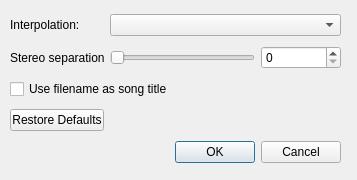
<?xml version="1.0" encoding="UTF-8"?>
<ui version="4.0">
 <class>SettingsDialog</class>
 <widget class="QDialog" name="SettingsDialog">
  <property name="geometry">
   <rect>
    <x>0</x>
    <y>0</y>
    <width>357</width>
    <height>180</height>
   </rect>
  </property>
  <property name="windowTitle">
   <string>OpenMPT Plugin Settings</string>
  </property>
  <widget class="QWidget" name="layoutWidget">
   <property name="geometry">
    <rect>
     <x>10</x>
     <y>10</y>
     <width>331</width>
     <height>161</height>
    </rect>
   </property>
   <layout class="QGridLayout" name="gridLayout">
    <item row="0" column="0">
     <widget class="QLabel" name="label">
      <property name="text">
       <string>Interpolation:</string>
      </property>
     </widget>
    </item>
    <item row="0" column="1" colspan="3">
     <widget class="QComboBox" name="interpolate_combo"/>
    </item>
    <item row="1" column="0">
     <widget class="QLabel" name="label_2">
      <property name="text">
       <string>Stereo separation:</string>
      </property>
     </widget>
    </item>
    <item row="1" column="1" colspan="2">
     <widget class="QSlider" name="stereo_separation">
      <property name="minimum">
       <number>0</number>
      </property>
      <property name="maximum">
       <number>100</number>
      </property>
      <property name="orientation">
       <enum>Qt::Horizontal</enum>
      </property>
     </widget>
    </item>
    <item row="1" column="3">
     <widget class="QSpinBox" name="stereo_separation_spin">
      <property name="maximum">
       <number>100</number>
      </property>
     </widget>
    </item>
    <item row="2" column="0" colspan="2">
     <widget class="QCheckBox" name="use_filename">
      <property name="text">
       <string>Use filename as song title</string>
      </property>
     </widget>
    </item>
    <item row="3" column="0">
     <widget class="QPushButton" name="defaults_button">
      <property name="text">
       <string>Restore Defaults</string>
      </property>
     </widget>
    </item>
    <item row="4" column="2" colspan="2">
     <widget class="QDialogButtonBox" name="buttonBox">
      <property name="orientation">
       <enum>Qt::Horizontal</enum>
      </property>
      <property name="standardButtons">
       <set>QDialogButtonBox::Cancel|QDialogButtonBox::Ok</set>
      </property>
     </widget>
    </item>
   </layout>
  </widget>
 </widget>
 <resources/>
 <connections>
  <connection>
   <sender>buttonBox</sender>
   <signal>accepted()</signal>
   <receiver>SettingsDialog</receiver>
   <slot>accept()</slot>
   <hints>
    <hint type="sourcelabel">
     <x>248</x>
     <y>151</y>
    </hint>
    <hint type="destinationlabel">
     <x>157</x>
     <y>179</y>
    </hint>
   </hints>
  </connection>
  <connection>
   <sender>buttonBox</sender>
   <signal>rejected()</signal>
   <receiver>SettingsDialog</receiver>
   <slot>reject()</slot>
   <hints>
    <hint type="sourcelabel">
     <x>316</x>
     <y>151</y>
    </hint>
    <hint type="destinationlabel">
     <x>286</x>
     <y>179</y>
    </hint>
   </hints>
  </connection>
  <connection>
   <sender>stereo_separation</sender>
   <signal>valueChanged(int)</signal>
   <receiver>stereo_separation_spin</receiver>
   <slot>setValue(int)</slot>
   <hints>
    <hint type="sourcelabel">
     <x>286</x>
     <y>63</y>
    </hint>
    <hint type="destinationlabel">
     <x>340</x>
     <y>65</y>
    </hint>
   </hints>
  </connection>
  <connection>
   <sender>stereo_separation_spin</sender>
   <signal>valueChanged(int)</signal>
   <receiver>stereo_separation</receiver>
   <slot>setValue(int)</slot>
   <hints>
    <hint type="sourcelabel">
     <x>340</x>
     <y>65</y>
    </hint>
    <hint type="destinationlabel">
     <x>286</x>
     <y>63</y>
    </hint>
   </hints>
  </connection>
  <connection>
   <sender>defaults_button</sender>
   <signal>clicked()</signal>
   <receiver>SettingsDialog</receiver>
   <slot>restore_defaults()</slot>
   <hints>
    <hint type="sourcelabel">
     <x>72</x>
     <y>111</y>
    </hint>
    <hint type="destinationlabel">
     <x>43</x>
     <y>147</y>
    </hint>
   </hints>
  </connection>
 </connections>
 <slots>
  <slot>restore_defaults()</slot>
 </slots>
</ui>
